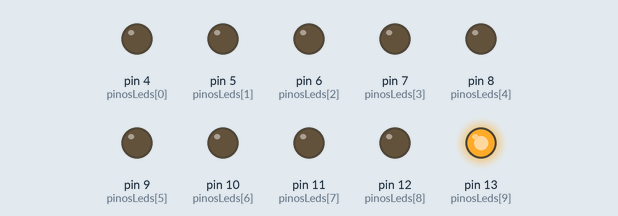
The sketch below on a simulated Arduino Uno, built with avr-gcc and run on an emulated ATmega328P. On the bench: output pins drawn as LEDs (lit = HIGH).

Above: at 0.05 s.
At 0.65 s:
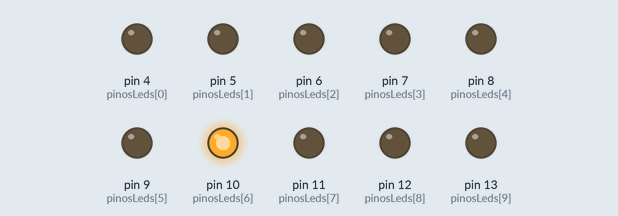
At 1.25 s:
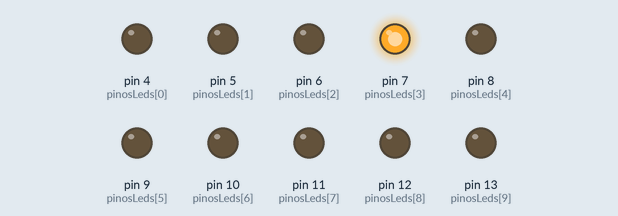
At 2.55 s:
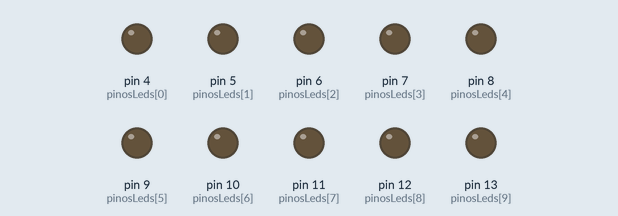
At 3.65 s:
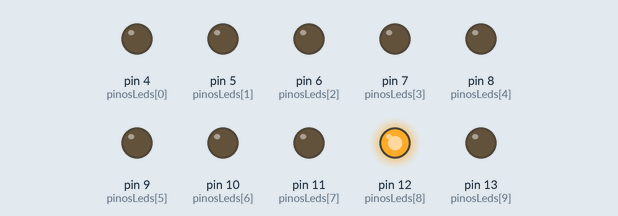
At 5.05 s:
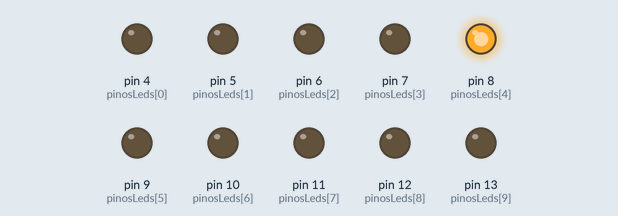
Timing chart, 0 to 5.3 s (numbered marks = the images above):
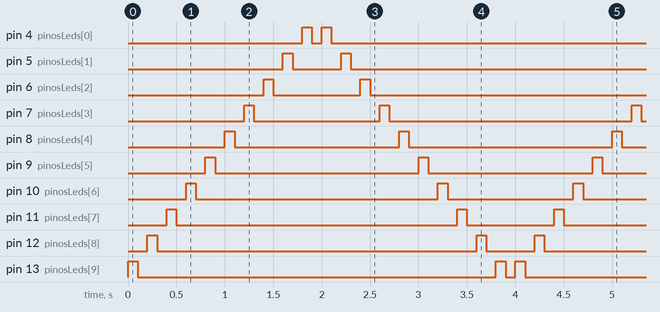

The sketch:

farois.ino
```cpp
/*
	Programador....: (C) 2025 Lourenço Moreira
    Data...........: 07/01/25
    Observações....: Construção de uma simulação luminosa
    semelhante aos faróis do carro K.I.T.T da série televisiva
    Knight Rider
*/

const byte pinosLeds [] = {4, 5, 6, 7, 8, 9, 10, 11, 12, 13};

void setup(void) {
  for(byte indice = 0; indice <= 9; indice++) {
    pinMode(pinosLeds[indice], OUTPUT);
  }
}

void loop(void) {
  for(byte indice = 9; ((indice >= 0) && (indice <= 9)); indice--) {
  	digitalWrite(pinosLeds[indice], HIGH);
  	delay(100);
  	digitalWrite(pinosLeds[indice], LOW);
  	delay(100);
	}
  for(byte indice = 0; ((indice >= 0) && (indice <=9)); indice++) {
    digitalWrite(pinosLeds[indice], HIGH);
    delay(100);
    digitalWrite(pinosLeds[indice], LOW);
    delay(100);
    }
}
```

Measured:
- by itself, pin 4 (pinosLeds[0]): repeats every 4.0 s: LOW 0.10 s, HIGH 0.10 s, LOW 3.7 s, HIGH 0.10 s
- by itself, pin 5 (pinosLeds[1]): repeats every 4.0 s: LOW 0.50 s, HIGH 0.10 s, LOW 3.3 s, HIGH 0.10 s
- by itself, pin 6 (pinosLeds[2]): repeats every 4.0 s: LOW 0.90 s, HIGH 0.10 s, LOW 2.9 s, HIGH 0.10 s
- by itself, pin 7 (pinosLeds[3]): repeats every 4.0 s: LOW 1.3 s, HIGH 0.10 s, LOW 2.5 s, HIGH 0.10 s
- by itself, pin 8 (pinosLeds[4]): repeats every 4.0 s: LOW 1.7 s, HIGH 0.10 s, LOW 2.1 s, HIGH 0.10 s
- by itself, pin 9 (pinosLeds[5]): repeats every 4.0 s: LOW 2.1 s, HIGH 0.10 s, LOW 1.7 s, HIGH 0.10 s
- by itself, pin 10 (pinosLeds[6]): repeats every 4.0 s: LOW 2.5 s, HIGH 0.10 s, LOW 1.3 s, HIGH 0.10 s
- by itself, pin 11 (pinosLeds[7]): repeats every 4.0 s: LOW 2.9 s, HIGH 0.10 s, LOW 0.90 s, HIGH 0.10 s
